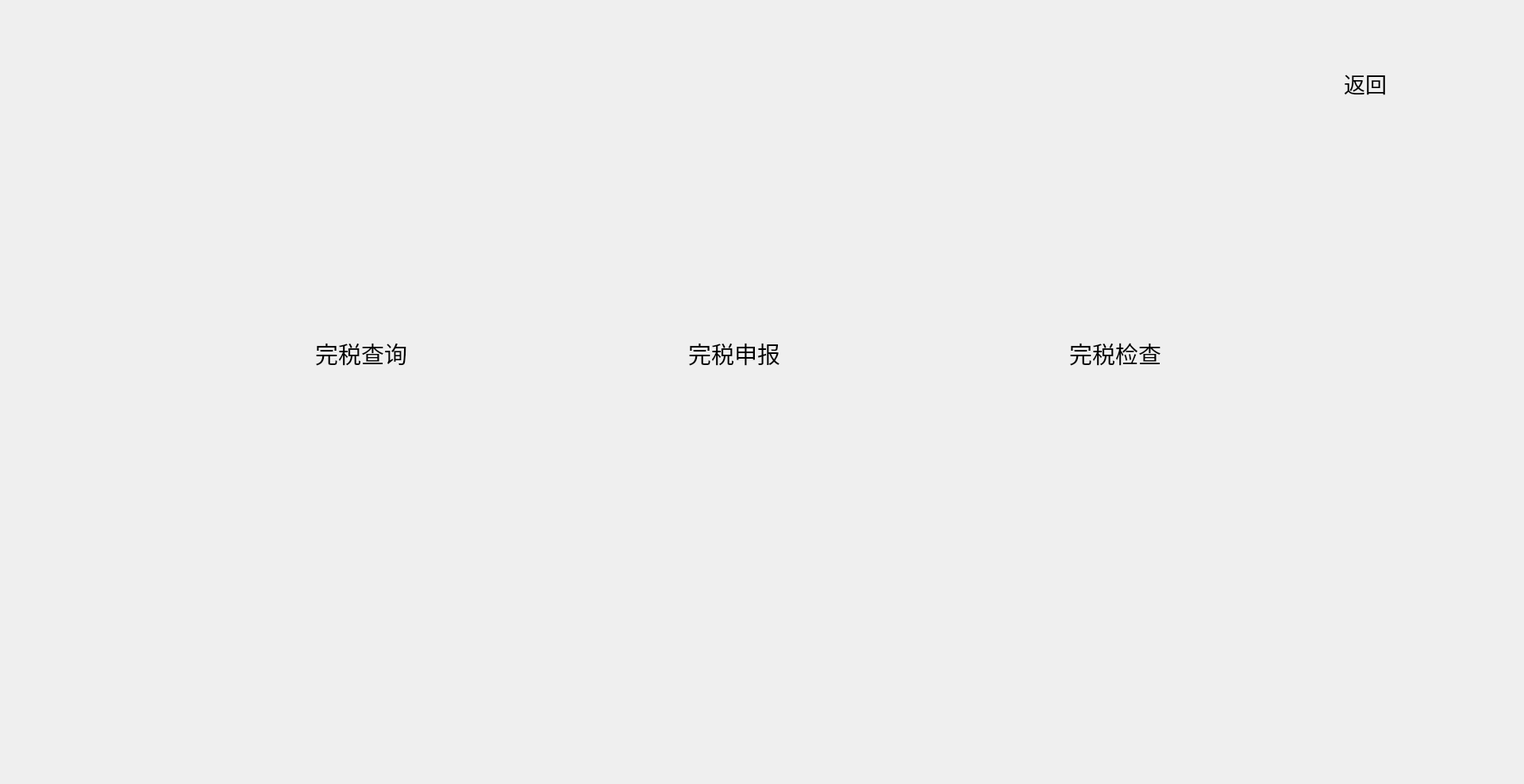
<?xml version="1.0" encoding="UTF-8"?>
<ui version="4.0">
 <class>PaytaxesDialog</class>
 <widget class="QDialog" name="PaytaxesDialog">
  <property name="geometry">
   <rect>
    <x>0</x>
    <y>0</y>
    <width>1920</width>
    <height>988</height>
   </rect>
  </property>
  <property name="font">
   <font>
    <family>Times New Roman</family>
    <pointsize>18</pointsize>
   </font>
  </property>
  <property name="windowTitle">
   <string>PaytaxesDialog</string>
  </property>
  <widget class="QPushButton" name="pBtnPaytexesQuery">
   <property name="geometry">
    <rect>
     <x>330</x>
     <y>400</y>
     <width>250</width>
     <height>90</height>
    </rect>
   </property>
   <property name="font">
    <font>
     <family>黑体</family>
     <pointsize>22</pointsize>
     <weight>50</weight>
     <bold>false</bold>
    </font>
   </property>
   <property name="styleSheet">
    <string notr="true">border:0px groove gray;border-radius:10px;
background-image: url(:/Resources/Images/btn.png);</string>
   </property>
   <property name="text">
    <string>完税查询</string>
   </property>
   <property name="icon">
    <iconset resource="drivingmanage.qrc">
     <normaloff>:/Resources/Images/抵押查询.png</normaloff>:/Resources/Images/抵押查询.png</iconset>
   </property>
   <property name="iconSize">
    <size>
     <width>71</width>
     <height>92</height>
    </size>
   </property>
  </widget>
  <widget class="QPushButton" name="pBtnDeclare">
   <property name="geometry">
    <rect>
     <x>800</x>
     <y>400</y>
     <width>250</width>
     <height>90</height>
    </rect>
   </property>
   <property name="font">
    <font>
     <family>黑体</family>
     <pointsize>22</pointsize>
    </font>
   </property>
   <property name="styleSheet">
    <string notr="true">border:0px groove gray;border-radius:10px;
background-image: url(:/Resources/Images/btn.png);</string>
   </property>
   <property name="text">
    <string>完税申报</string>
   </property>
   <property name="icon">
    <iconset resource="drivingmanage.qrc">
     <normaloff>:/Resources/Images/抵押申报.png</normaloff>:/Resources/Images/抵押申报.png</iconset>
   </property>
   <property name="iconSize">
    <size>
     <width>71</width>
     <height>92</height>
    </size>
   </property>
  </widget>
  <widget class="QPushButton" name="pBtnPaytaxes">
   <property name="geometry">
    <rect>
     <x>1280</x>
     <y>400</y>
     <width>250</width>
     <height>90</height>
    </rect>
   </property>
   <property name="font">
    <font>
     <family>黑体</family>
     <pointsize>22</pointsize>
    </font>
   </property>
   <property name="styleSheet">
    <string notr="true">border:0px groove gray;border-radius:10px;
background-image: url(:/Resources/Images/btn.png);</string>
   </property>
   <property name="text">
    <string>完税检查</string>
   </property>
   <property name="icon">
    <iconset resource="drivingmanage.qrc">
     <normaloff>:/Resources/Images/抵押检查.png</normaloff>:/Resources/Images/抵押检查.png</iconset>
   </property>
   <property name="iconSize">
    <size>
     <width>71</width>
     <height>92</height>
    </size>
   </property>
  </widget>
  <widget class="QPushButton" name="pBtnGohome">
   <property name="geometry">
    <rect>
     <x>1600</x>
     <y>60</y>
     <width>240</width>
     <height>90</height>
    </rect>
   </property>
   <property name="font">
    <font>
     <family>黑体</family>
     <pointsize>20</pointsize>
    </font>
   </property>
   <property name="styleSheet">
    <string notr="true">border:0px groove gray;border-radius:10px;
background-image: url(:/Resources/Images/btn.png);
</string>
   </property>
   <property name="text">
    <string>返回</string>
   </property>
   <property name="icon">
    <iconset resource="vehiclemanage.qrc">
     <normaloff>:/Resources/Images/主页.png</normaloff>:/Resources/Images/主页.png</iconset>
   </property>
   <property name="iconSize">
    <size>
     <width>71</width>
     <height>92</height>
    </size>
   </property>
   <property name="flat">
    <bool>true</bool>
   </property>
  </widget>
 </widget>
 <layoutdefault spacing="6" margin="11"/>
 <resources>
  <include location="vehiclemanage.qrc"/>
  <include location="drivingmanage.qrc"/>
 </resources>
 <connections/>
</ui>
